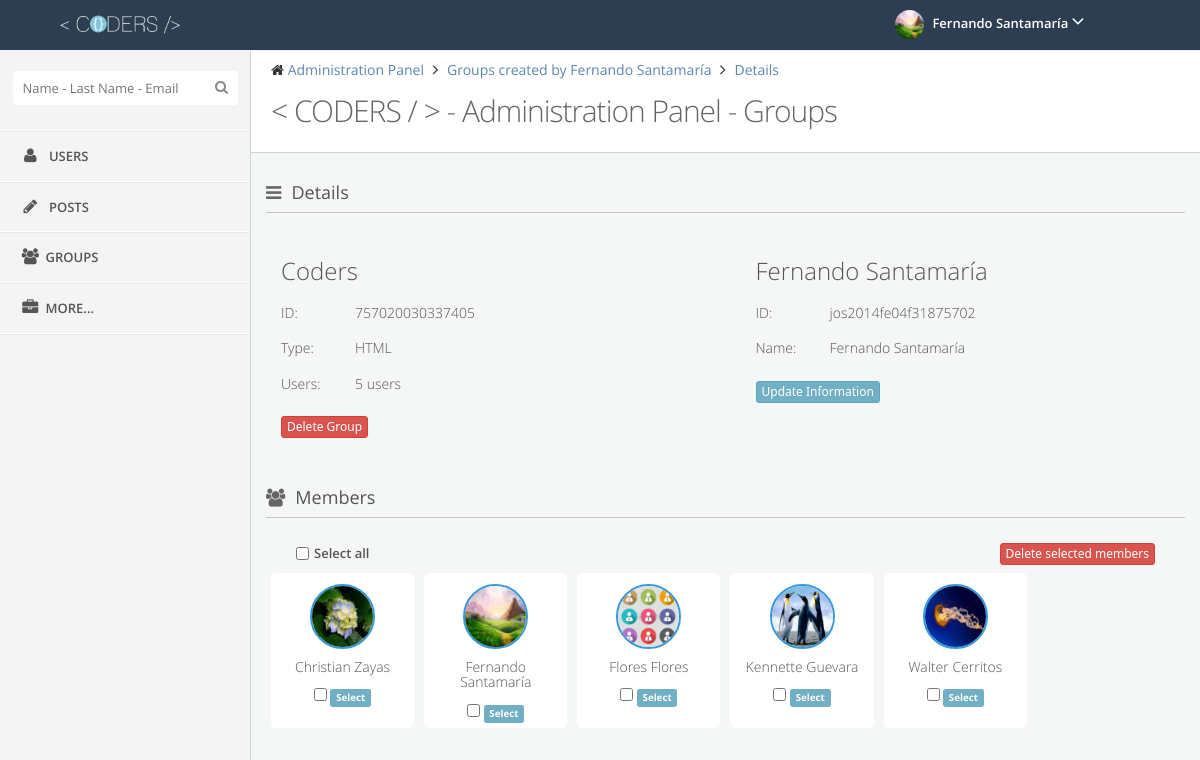
The app's page /Coders90/Coders-En/admin/groups/groupsActions.php?groupIdf=757020030337405 (signed in) with its own data.
### tables this page shows
CREATE TABLE IF NOT EXISTS `groups` (
  `GroupID` varchar(15) NOT NULL,
  `Name` varchar(50) NOT NULL,
  `Content` varchar(25) NOT NULL,
  `UserID` varchar(20) NOT NULL,
  `Date` date NOT NULL,
  `Color` varchar(6) NOT NULL,
  PRIMARY KEY (`GroupID`),
  UNIQUE KEY `GroupID_UNIQUE` (`GroupID`),
  KEY `fk_group_users1_idx` (`UserID`)
);

CREATE TABLE IF NOT EXISTS `users` (
  `UserID` varchar(20) NOT NULL,
  `Name` varchar(15) NOT NULL,
  `LastName` varchar(15) NOT NULL,
  `Email` varchar(50) NOT NULL,
  `Pass` varchar(255) NOT NULL,
  `BirthDate` date NOT NULL,
  `Track` tinyint(1) NOT NULL,
  `Admin` tinyint(1) NOT NULL,
  `Block` tinyint(1) NOT NULL,
  PRIMARY KEY (`UserID`),
  UNIQUE KEY `UserID_UNIQUE` (`UserID`)
);

CREATE TABLE IF NOT EXISTS `user_group` (
  `User_groupID` int(11) NOT NULL AUTO_INCREMENT,
  `UserID` varchar(20) NOT NULL,
  `GroupID` varchar(15) NOT NULL,
  PRIMARY KEY (`User_groupID`),
  UNIQUE KEY `User_groupID_UNIQUE` (`User_groupID`),
  KEY `fk_user_group_users1_idx` (`UserID`),
  KEY `fk_user_group_group1_idx` (`GroupID`)
);

### Coders90/Coders-En/SQLFunc.php (called while the page is built, shortened)
<?php
function usersGroupAdmin($id){
	include("../../BDD.php");
	$query="SELECT * FROM user_group WHERE GroupID='".$id.	"'";
	$result=mysql_query($query,$dbconn);
	$totalUser=mysql_num_rows($result);
	if ($totalUser==1) {
		$totalUser = "1 user";
	} else {
		$totalUser = $totalUser." users";
	}
	return $totalUser;
}
?>

### Coders90/Coders-En/admin/groups/groupsActions.php (the view, shortened to what this page needs)
<?php
	include("../../BDD.php");
	$query="SELECT groups.*, users.Name, users.LastName FROM groups INNER JOIN users ON users.UserID = groups.UserID WHERE groups.GroupID='".$_GET['groupIdf']."' LIMIT 1";
	$result=mysql_query($query,$dbconn);
	while ($row=mysql_fetch_array($result)) {
		$gId=$row[0];
		$gName=$row[1];
		$gContent=$row[2];
		$gCreator=$row[3];
		$uName=$row[6];
		$uLast=$row[7];
	}
	require("../../SQLFunc.php");
?>
﻿<!DOCTYPE html>
<html lang="en">
<head>
	<link rel="stylesheet" type="text/css" href="../../css/style.css" >
	<link rel="stylesheet" type="text/css"  href="../../css/themes/default.css">
	<link rel="stylesheet" type="text/css"  href="../../css/responsive.css" >
	<link href="../../font-awesome/css/font-awesome.min.css" rel="stylesheet">
	<link href='../../css/fonts.css' rel='stylesheet' type='text/css'>
</head>
<body >
<header class="navbar clearfix navbar-fixed-top" id="header">
	<div class="container">
			<div class="navbar-brand">
				<a href="../dashboard/">
					<img src="../../img/logo/logo.png" alt="Coders Logo" class="img-responsive" height="30" width="120">
				</a>
			</div>
			<ul class="nav navbar-nav pull-right">
				<li class="dropdown user" id="header-user">
					<a href="#" class="dropdown-toggle" data-toggle="dropdown">
						<img alt="" src="../../img/avatars/<?php echo $_SESSION["UserID"];?>.jpg" onerror="this.src="../../img/avatars/default.jpg""/>
						<span class="username"><?php echo $_SESSION["UserName"]." ".$_SESSION["UserLast"];?></span>
						<i class="fa fa-angle-down"></i>
					</a>
				</li>
			</ul>
	</div>
</header>
<section id="page">
	<div id="sidebar" class="sidebar sidebar-fixed">
		<div class="sidebar-menu nav-collapse">
			<div class="divide-20"></div>
			<div id="search-bar">
				<input type="text" id="searchbar" class="search" autocomplete="off" placeholder="Name - Last Name - Email"><i class="fa fa-search search-icon"></i>
			</div>
			<ul>
				<li>
					<a href="../users/">
						<i class="fa fa-user fa-fw"></i> <span class="menu-text">Users</span>
					</a>
				</li>
				<li>
					<a href="../post/">
						<i class="fa fa-pencil fa-fw"></i> <span class="menu-text">Posts</span>
					</a>
				</li>
				<li>
					<a href="#">
						<i class="fa fa-users fa-fw"></i><span class="menu-text">Groups</span>
					</a>
				</li>
				<li>
					<a href="#">
						<i class="fa fa-briefcase fa-fw"></i><span class="menu-text">More...
						</span>
					</a>
				</li>
			</ul>
		</div>
	</div>
	<div id="main-content">
		<div class="row">
			<div class="container pull-left">
				<div id="content" class="col-lg-12">
					<div class="row">
						<div class="col-sm-12">
							<div class="page-header">
								<ul class="breadcrumb">
									<li>
										<i class="fa fa-home"></i>
										<a href="../dashboard/">Administration Panel</a>
									</li>
									<li>
										<a href="../groups/actions.php?user=<?php echo $gCreator;?>">Groups created by <?php echo $uName." ".$uLast;?></a>
									</li>
									<li>
										<a href="#">Details</a>
									</li>
								</ul>
								<div class="clearfix">
									<h3 class="content-title pull-left">
										<span><</span>
										<span>CODERS</span>
										<span>/</span>
										<span>></span>
										 - Administration Panel - Groups
									</h3>
								</div>
								<div class="divide-20"></div>
							</div>
						</div>
					</div>
					<div class="row">
						<div class="col-xs-12 col-md-12">
							<div class="box">
						    	<div class="box-title small">
									<h4><i class="fa fa-bars"></i>Details</h4>
								</div>
							</div>
						</div>
						<div class="col-xs-12 col-md-6" >
							<div class="col-xs-12 col-md-12" >
								<strong><h3><?php echo $gName;?></h3></strong>
							</div>
							<div class="col-xs-12 col-md-2">
								<strong><h5>ID:</h5></strong>
							</div>
							<div class="col-xs-12 col-md-10" >
								<strong><h5><?php echo $gId;?></h5></strong>
							</div>
							<div class="col-xs-12 col-md-2">
								<strong><h5>Type:</h5></strong>
							</div>
							<div class="col-xs-12 col-md-10" >
								<strong><h5><?php echo $gContent;?></h5></strong>
							</div>
							<div class="col-xs-12 col-md-2">
								<strong><h5><U></U>Users:</h5></strong>
							</div>
							<div class="col-xs-12 col-md-10" >
								<strong><h5><?php echo usersGroupAdmin($_GET['groupIdf']);?></h5></strong>
							</div>
							<div class="divide-15"></div>
							<div class="col-xs-12 col-md-12" >
								<button class="btn btn-danger btn-xs ">Delete Group</button>
							</div>
						</div>
						<div class="col-xs-12 col-md-6" >
							<div class="col-xs-12 col-md-12" >
								<strong><h3><?php echo $uName." ".$uLast;?></h3></strong>
							</div>
							<div class="col-xs-12 col-md-2" >
								<strong><h5>ID:</h5></strong>
							</div>
							<div class="col-xs-12 col-md-10" >
								<strong><h5><?php echo $gCreator;?></h5></strong>
							</div>
							<div class="col-xs-12 col-md-2" >
								<strong><h5>Name:</h5></strong>
							</div>
							<div class="col-xs-12 col-md-10" >
								<strong><h5><?php echo $uName." ".$uLast;?></h5></strong>
							</div>
							<div class="divide-15"></div>
							<div class="col-xs-12 col-md-12" >
								<a href="../users/actions.php?user=<?php echo $gCreator;?>"><button class="btn btn-info btn-xs ">Update Information</button></a>
							</div>
						</div>
						<div class="divide-50"></div>
						<div class="col-xs-12 col-md-12">
							<div class="box">
						    	<div class="box-title small">
									<h4><i class="fa fa-group"></i>Members</h4>
								</div>
							</div>
							<form action="groupsActions.php?groupIdf=<?php echo $_GET['groupIdf']?>" method="POST">
								<div class="col-md-12 col-xs-12">
									<div class="col-xs-6 col-md-3">
										<input type='checkbox' id='selMembers' name="selMembers" class="pull-left"><label for="selMembers" class="labelMargin">Select all</label>
									</div>
									<div class="col-xs-6 col-md-9">
										<input type='submit' name="delMembers" class="btn btn-danger btn-xs pull-right" value="Delete selected members">
									</div>
								</div>
								<?php
								$query="SELECT user_group.UserID, users.Name, users.LastName FROM user_group INNER JOIN users ON users.UserID=user_group.UserID WHERE user_group.GroupID='".$_GET['groupIdf']."' ORDER BY Name ASC";
								$result=mysql_query($query,$dbconn);
								$index=0;
								while ($row=mysql_fetch_array($result)) {
									echo "<div class='col-md-3 col-xs-6 col-lg-2 user-container'>
											<a href='../profile/?user=".$row[0]."' class='styleLess'><img class='member-img' alt='' src='../../img/avatars/".$row[0].".jpg' onerror=\"this.src='../../img/avatars/default.jpg'\"/>
											<h5>".$row[1]." ".$row[2]."</h5></a>
											<input type='checkbox' id='".$index."' value='".$row[0]."' name='members[]'> <label for='".$index."' class='label label-info'> Select</label>
										</div>";
									$index++;
								}
								?>
							</form>
						</div>
					</div>
				</div>
			</div>
		</div>
	</div>
</section>
</body>
</html>

### Coders90/Coders-En/css/themes/default.css (style rules this page uses)
#page { background: none repeat scroll 0 0 #f4f4f4; }
.navbar { background: none repeat scroll 0 0 #2C3E50; border: none; border-radius: 0; margin: 0; }
.navbar .navbar-brand { float: left; font-size: 18px; line-height: 20px; padding: 15px; width: 250px; }
.navbar .navbar-brand img { position: absolute; max-width: 60%; height: 30px; width: 120px; top:10px; left: 60px; }
.navbar .dropdown-toggle { color: #FFFFFF; }
.navbar .dropdown-toggle i { color: #FFFFFF; font-size: 20px; }
.navbar .dropdown-toggle .username { font-weight: 600; }
.navbar .nav.navbar-nav.pull-right { min-width: 300px; }
.dropdown.user a.dropdown-toggle { padding: 10px 10px 11px; }
.dropdown.user img { margin-right: 5px; border-radius: 99px; height: 29px; width: 29px; }
#sidebar { background: none repeat scroll 0 0 #f4f4f4; padding: 0 !important; width: 250px; position: absolute; border-bottom: 1px solid #e7e7e7; }
.sidebar-fixed { position: fixed !important; }
#sidebar * { text-overflow: ellipsis; }
.sidebar-menu > ul { list-style: none; margin: 0; padding: 0; margin-top: 15px; border-bottom: 1px solid #FFFFFF !important; border-top: 1px solid #FFFFFF !important; }
.sidebar-menu > ul > li { display: block; margin: 0; padding: 0; border: 0px; }
.sidebar-menu > ul > li > a { display: block; position: relative; margin: 0; border: 0 none; padding: 15px 15px 15px 20px; text-decoration: none; font-size: 13px; font-weight: 600; text-transform: uppercase; }
.sidebar-menu > ul > li a i { color: #555555; font-size: 16px; margin-right: 5px; }
.sidebar-menu > ul > li > a { border-bottom: 1px solid #ffffff !important; border-top: 1px solid #e7e7e7 !important; color: #555555 !important; }
.sidebar-menu > ul > li:last-child > a { border-bottom: 1px solid transparent !important; }
.sidebar-menu > ul > li a i { color: #555555; }
.sidebar-menu #search-bar { display: block; text-align: center; }
.sidebar-menu #search-bar .search { background: none repeat scroll 0 0 #ffffff; border: 0 none; border-radius: 4px; color: #555555; padding: 8px 10px; width: 90%; margin: 0 auto 10px; padding-right: 30px !important; }
.sidebar-menu #search-bar .search-icon { display: block; font-size: 14px; line-height: 1; position: absolute; right: 22px; top: 29px; color: #888888; }

### records on screen
groups: UserID.Name "Fernando", UserID.LastName "Santamaría", Name "Coders", GroupID "757020030337405", Content "HTML", UserID "jos2014fe04f31875702"
user_group: UserID (picture), UserID.Name "Christian", UserID.LastName "Zayas"
user_group: UserID (picture), UserID.Name "Fernando", UserID.LastName "Santamaría"
user_group: UserID (picture), UserID.Name "Flores", UserID.LastName "Flores"
user_group: UserID (picture), UserID.Name "Kennette", UserID.LastName "Guevara"
user_group: UserID (picture), UserID.Name "Walter", UserID.LastName "Cerritos"

### other values on screen
$_SESSION["UserName"] "Fernando"
$_SESSION["UserLast"] "Santamaría"
usersGroupAdmin($_GET['groupIdf']) "5 users"
